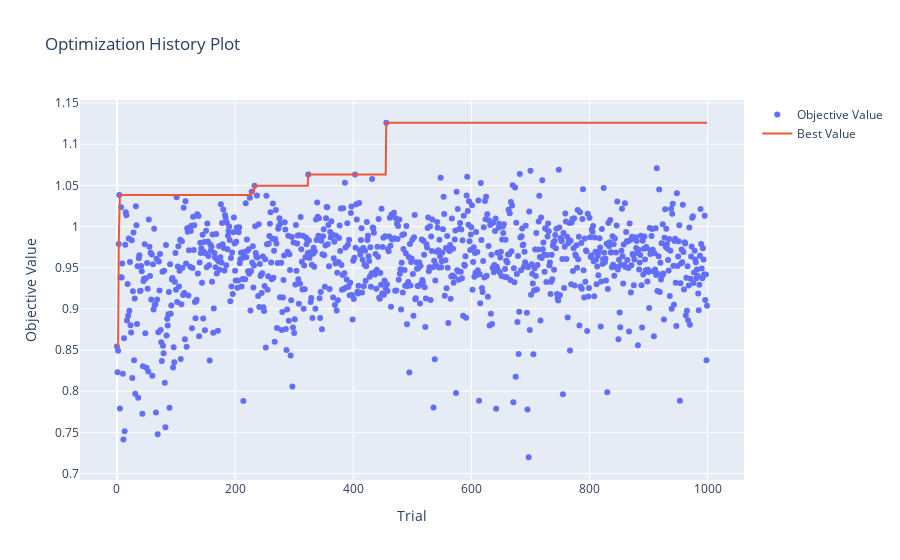

Notebook code for this chart:
### Code cell
plot_optimization_history(study)

### Figure 1 — Plotly figure (JSON) as saved in the notebook; plotly's stock layout.template omitted (floating-point values rounded to 4 significant figures; data arrays with more than 128 entries replaced by an {"elided": "..."} marker saying what was removed)
{"data": [{"mode": "markers", "name": "Objective Value", "type": "scatter", "x": {"elided": "1000 int values"}, "y": {"elided": "1000 float values"}}, {"mode": "lines", "name": "Best Value", "type": "scatter", "x": {"elided": "1000 int values"}, "y": {"elided": "1000 float values"}}, {"marker": {"color": "#cccccc"}, "mode": "markers", "name": "Infeasible Trial", "showlegend": false, "type": "scatter", "x": [], "y": []}], "layout": {"title": {"text": "Optimization History Plot"}, "xaxis": {"title": {"text": "Trial"}}, "yaxis": {"title": {"text": "Objective Value"}}}}
